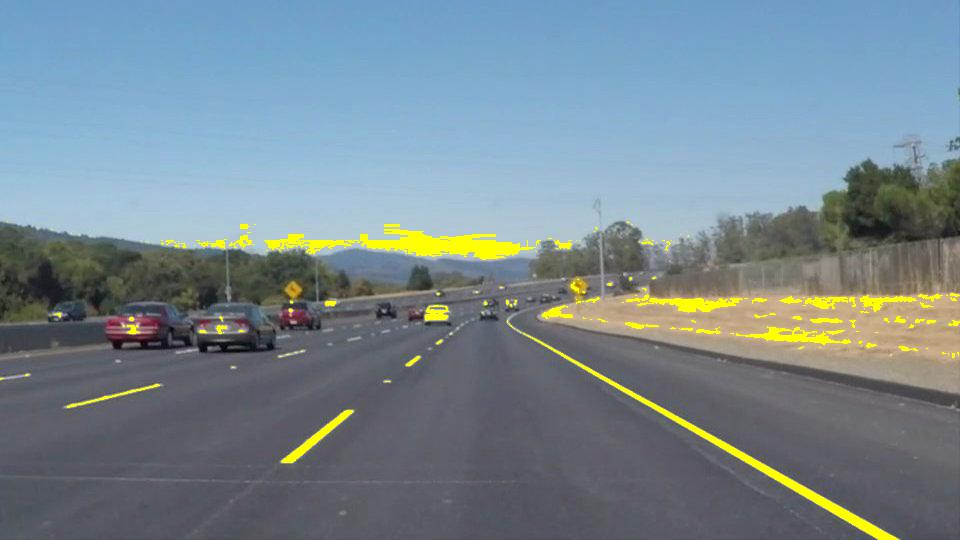
#> input picture test_images_output/solidWhiteCurve.jpg-after-color-select.jpg, 960 x 540 px, given in place of solidWhiteRight.jpg, which was not available
$ jupyter execute --allow-errors P1.ipynb   (shell and % lines are left out)   (text cells are left out)
#> lines starting #> are read from the running program, lines starting #| are printed output that depends on the picture; after the words box and inside, x2 and y2 are one past the last pixel; in counts of white or black regions, pixels touching at a corner belong together; pictures that were not available may be replaced by others from this repository, and a replacement may not be noted
[cell 1]
#importing some useful packages
import matplotlib.pyplot as plt
import matplotlib.image as mpimg
import numpy as np
import cv2

[cell 2]
#reading in an image
image = mpimg.imread('test_images/solidWhiteRight.jpg')
#> image is the input picture: shape (540, 960, 3); mean R, G, B 119.7, 135.6, 144

#printing out some stats and plotting
print('This image is:', type(image), 'with dimensions:', image.shape)
#| This image is: <class 'numpy.ndarray'> with dimensions: (540, 960, 3)
plt.imshow(image)  # if you wanted to show a single color channel image called 'gray', for example, call as plt.imshow(gray, cmap='gray')

[cell 3]
import math

def ensure_dir(file_path):
    directory = os.path.dirname(file_path)
    if not os.path.exists(directory):
        print("Creating directory: "+ directory)
        os.makedirs(directory)
    else:
        print(directory + " exists!")

def color_select(img):
    """
    Function to select colors in a threshold
    returns an image with wite colored lines
    """

    # Grab the x and y size and make a copy of the image
    ysize = image.shape[0]
    xsize = image.shape[1]
    color_select = np.copy(image)
    line_image = np.copy(image)

    cv2.cvtColor(color_select, cv2.COLOR_RGB2HLS)

    # Define color selection criteria
    # MODIFY THESE VARIABLES TO MAKE YOUR COLOR SELECTION
    red_threshold = 180
    green_threshold = 180
    blue_threshold = 0
    rgb_threshold = [red_threshold, green_threshold, blue_threshold]

    # Mask pixels below the threshold
    color_thresholds = (image[:,:,0] < rgb_threshold[0]) | \
                        (image[:,:,1] < rgb_threshold[1]) | \
                        (image[:,:,2] < rgb_threshold[2])
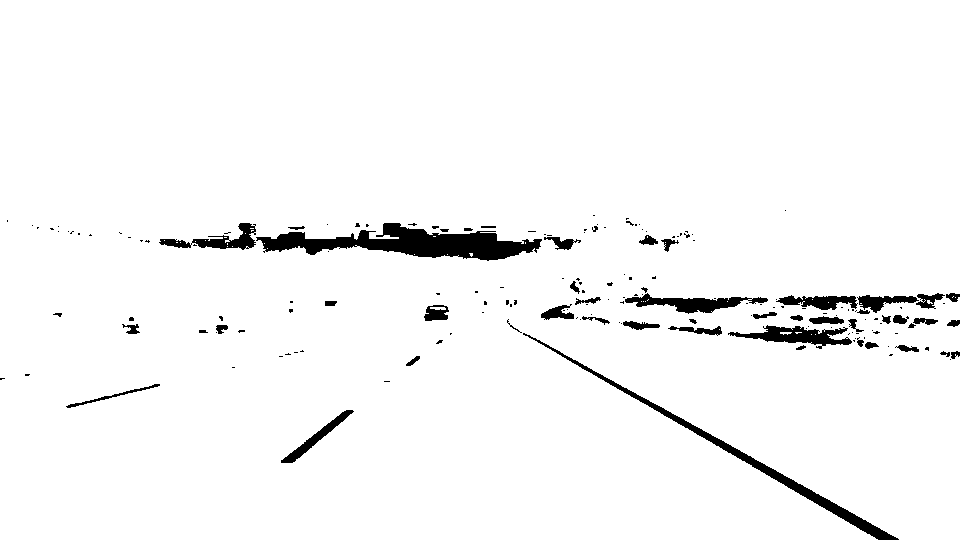
#> color_thresholds: shape (540, 960) bool; 96.6% white; 175 black regions (125 under 20 px), largest, box (x1, y1, x2, y2) and area: (256, 223, 542, 261) 5055, (523, 333, 899, 540) 2692, (728, 325, 852, 349) 1266

    color_select[color_thresholds] = [0,0,0]
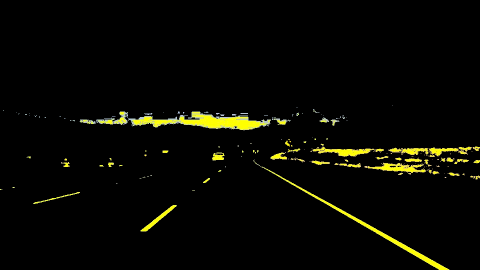
#> color_select: shape (540, 960, 3) (shown at 1/2 size); mean R, G, B 7.8, 7.8, 2.4
    line_image[~color_thresholds] = [255, 255, 0]
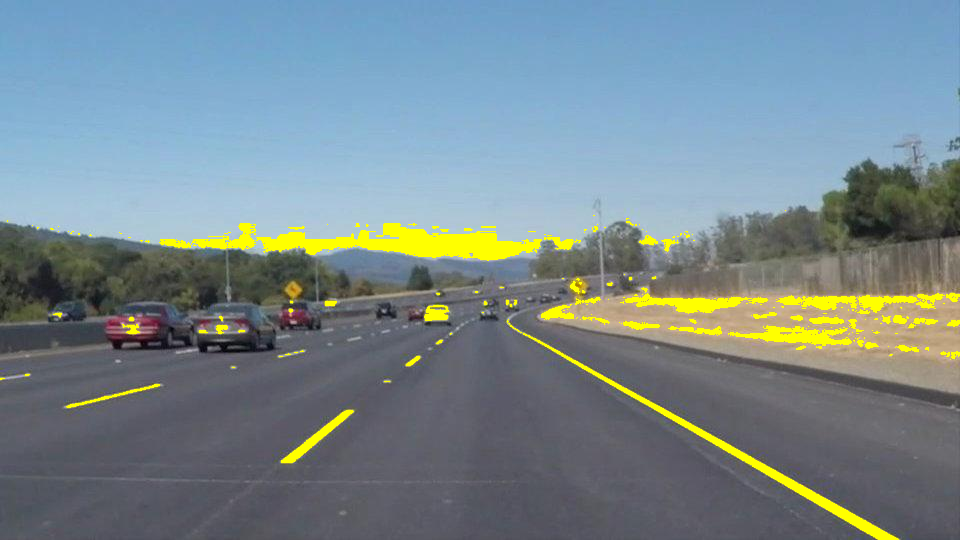
#> line_image: shape (540, 960, 3); 3.31% of pixels changed, all inside (x1, y1, x2, y2) = (0, 210, 960, 540)

    # Display the image
    #plt.imshow(line_image)

    # save result
    # mpimg.imsave("test_images_output/color-after.png", line_image)
    return line_image

def grayscale(img):
    """Applies the Grayscale transform
    This will return an image with only one color channel
    but NOTE: to see the returned image as grayscale
    (assuming your grayscaled image is called 'gray')
    you should call plt.imshow(gray, cmap='gray')"""
    return cv2.cvtColor(img, cv2.COLOR_RGB2GRAY)
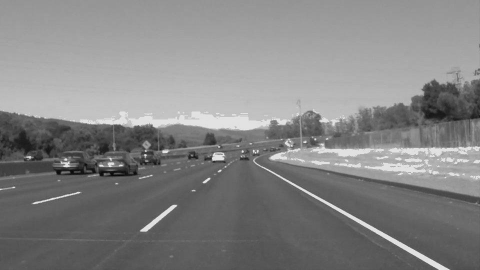
#> returned value: shape (540, 960) (shown at 1/2 size); min 3, max 242, mean 132.2
    # Or use BGR2GRAY if you read an image with cv2.imread()
    #return cv2.cvtColor(img, cv2.COLOR_BGR2GRAY)

def canny(img, low_threshold, high_threshold):
    """Applies the Canny transform"""
    return cv2.Canny(img, low_threshold, high_threshold)

def gaussian_blur(img, kernel_size):
    """Applies a Gaussian Noise kernel"""
    return cv2.GaussianBlur(img, (kernel_size, kernel_size), 0)

def region_of_interest(img, vertices):
    """
    Applies an image mask.

    Only keeps the region of the image defined by the polygon
    formed from `vertices`. The rest of the image is set to black.
    """
    #defining a blank mask to start with
    mask = np.zeros_like(img)

    #defining a 3 channel or 1 channel color to fill the mask with depending on the input image
    if len(img.shape) > 2:
        channel_count = img.shape[2]  # i.e. 3 or 4 depending on your image
        ignore_mask_color = (255,) * channel_count
    else:
        ignore_mask_color = 255

    #filling pixels inside the polygon defined by "vertices" with the fill color
    cv2.fillPoly(mask, vertices, ignore_mask_color)

    #returning the image only where mask pixels are nonzero
    masked_image = cv2.bitwise_and(img, mask)
    return masked_image

# [77 lines left out: functions draw_lines, draw_lines_old, not called in this run]

def draw_lines_new(img, lines, color=[255, 0, 0], thickness=2):
    """
    NOTE: this is the function you might want to use as a starting point once you want to
    average/extrapolate the line segments you detect to map out the full
    extent of the lane (going from the result shown in raw-lines-example.mp4
    to that shown in P1_example.mp4).

    Think about things like separating line segments by their
    slope ((y2-y1)/(x2-x1)) to decide which segments are part of the left
    line vs. the right line.  Then, you can average the position of each of
    the lines and extrapolate to the top and bottom of the lane.

    This function draws `lines` with `color` and `thickness`.
    Lines are drawn on the image inplace (mutates the image).
    If you want to make the lines semi-transparent, think about combining
    this function with the weighted_img() function below
    """

    #right/left center list
    #right/left slope list
    rm = []
    lm = []
    rc = []
    lc = []

    #Iterate through each line point (x1,y1,x2,y2)
    for line in lines:
        for x1,y1,x2,y2 in line:
            # Calculate slopes and centers
            slope = ((y2-y1)/(x2-x1))
            center = [(x2+x1)/2,(y2+y1)/2]
            # Separate right and left by measuring slope, throw out steep
            # vertical slopes

            # If the slope is between 0 and some small positiv number then
            # put the slope and center values in the right list
            if slope > 0.5 and slope < 2:
                rm.append(slope)
                rc.append(center)
            # If the slope is between 0 and some small negativ number then
            # put the slope and center values in the left list
            if slope < -0.5 and slope > -2:
                lm.append(slope)
                lc.append(center)

            # Average over all right/left center, slope values to get a singel
            # slope and center
            r_slope = np.sum(rm)/len(rm)
            l_slope = np.sum(lm)/len(lm)

            r_center = np.divide(np.sum(rc,axis=0),len(rc))
            l_center = np.divide(np.sum(lc,axis=0),len(lc))

            # Specify line height maybe could just be the half way of the
            # image height.
            # Find new (x1,y1,x2,y2) from using center and slope values
            # fitting to the bottom of image and the specified height.

            # Setting the lower and upper borders dependig on the shape
            y1=img.shape[1]                 #lower border
            y2=int(round(img.shape[1]/2.8)) #upper border

            #(y-y')= M(x-x') we know (x,y) its center and we know M the slope
            # we can finde the x1, x2 values by calculating x' from plugging y'
            # as specified height or image bottom.
            if r_slope and r_center !=[]:
                x1 = int(((r_center[1]-y1)/r_slope)-r_center[0])*-1
                x2 = int(((r_center[1]-y2)/r_slope)-r_center[0])*-1
                cv2.line(img, (x1, y1), (x2, y2), color, thickness)

            if l_slope and l_center !=[]:
                x1 = int(((l_center[1]-y1)/l_slope)-l_center[0])*-1
                x2 = int(((l_center[1]-y2)/l_slope)-l_center[0])*-1
                cv2.line(img, (x1, y1), (x2, y2), color, thickness)

def hough_lines(img, rho, theta, threshold, min_line_len, max_line_gap):
    """
    `img` should be the output of a Canny transform.

    Returns an image with hough lines drawn.
    """
    lines = cv2.HoughLinesP(img, rho, theta, threshold, np.array([]), minLineLength=min_line_len, maxLineGap=max_line_gap)
    line_img = np.zeros((img.shape[0], img.shape[1], 3), dtype=np.uint8)
    #draw_lines(line_img, lines)
    draw_lines_new(line_img, lines)
    return line_img

# Python 3 has support for cool math symbols.
def weighted_img(img, initial_img, α=0.8, β=1., λ=0.):
    """
    `img` is the output of the hough_lines(), An image with lines drawn on it.
    Should be a blank image (all black) with lines drawn on it.

    `initial_img` should be the image before any processing.

    The result image is computed as follows:

    initial_img * α + img * β + λ
    NOTE: initial_img and img must be the same shape!
    """
    return cv2.addWeighted(initial_img, α, img, β, λ)

[cell 4]
import os
os.listdir("test_images/")

[cell 5]
# TODO: Build your pipeline that will draw lane lines on the test_images
# then save them to the test_images directory.

# Step 0: Checking if the needed directories exists

ensure_dir("test_images_output/")
ensure_dir("test_videos_output/")

# Step 1: Color selection for all testfiles

for file in os.listdir("test_images/"):
    image = mpimg.imread("test_images/"+file)
    # Don't use the color selection anymore because the results are better without it.
    # I only copy the files and leave the function as it was.
    # J.Hampe 07.04.2020 and back to color selection 09.04.2020
    #after = np.copy(image)#color_select(image)
    after = color_select(image)

    # save result
    mpimg.imsave("test_images_output/"+file+"-after-color-select.jpg", after)

    # Display the image
    plt.figure()
    plt.imshow(after)
    print ("test_images_output/"+file+"-after-color-select.jpg" )

[cell 6]
# Step 2: Read in the image and convert to grayscale

for file in os.listdir("test_images/"):
    image = mpimg.imread("test_images_output/"+file+"-after-color-select.jpg")
    #print('This image is:', type(image), 'with dimensions:', image.shape)

    gray_out = grayscale(image)
    #print('This image is:', type(gray_out), 'with dimensions:', gray_out.shape)

    # save result
    mpimg.imsave("test_images_output/"+file+"-after-grayscale.jpg", gray_out, cmap='gray')

    # Display the image
    plt.figure()
    plt.imshow(gray_out, cmap='gray')
    print ("test_images_output/"+file+"-after-grayscale.jpg" )

[cell 7]
# Step 3: Gussian smoothing/blurring and canny edge dedection

for file in os.listdir("test_images/"):
    image = cv2.imread("test_images_output/"+file+"-after-grayscale.jpg",0)
#> image: shape (540, 960)

    #print('This image is:', type(image), 'with dimensions:', image.shape)

    # Define a kernel size for Gaussian smoothing / blurring
    kernel_size = 3 # Must be an odd number (3, 5, 7...)
    gauss_out = gaussian_blur(image, kernel_size)

    # Define our parameters for Canny and run it
    low_threshold = 50
    high_threshold = 150
    canny_out = canny(gauss_out, low_threshold, high_threshold)

    # save result
    mpimg.imsave("test_images_output/"+file+"-after-canny.jpg", np.int32(canny_out), cmap='gray')

    # Display the image
    plt.figure()
    plt.imshow(canny_out, cmap='gray')
    print ("test_images_output/"+file+"-after-canny.jpg" )

[cell 8]
# Step 4: Masking with region of interest

for file in os.listdir("test_images/"):
    image = cv2.imread("test_images_output/"+file+"-after-canny.jpg",0)
    imshape = image.shape

    #print('This image is:', type(image), 'with dimensions:', imshape)

    # Defining and setting the region of interest
    # Defining a four sided polygon to mask

    # setting the lower and upper borders dependig on the shape
    offset = 65 # offset for car parts in the lower area
    y1 = y4 = image.shape[0]-offset             #lower border
    y2 = y3 = int(round(image.shape[0]/2)+58)   #upper border

    # setting the x coordinates depending on the shape
    x1 = int(image.shape[1]/16)
    #print(x1,y1)
    x2 = int(image.shape[1]/2.1)
    #print(x2,y2)
    x3 = int(image.shape[1]-image.shape[1]/2.2)
    #print(x3,y3)
    x4 = int(image.shape[1]-image.shape[1]/16)
    #print(x4,y4)

    vertices = np.array([[(x1,y1),(x2,y2),(x3,y3),(x4,y4)]], dtype=np.int32)
    region_out = region_of_interest(image, vertices)
#> in region_of_interest, `cv2.fillPoly(mask, vertices, ignore_mask_color)`:
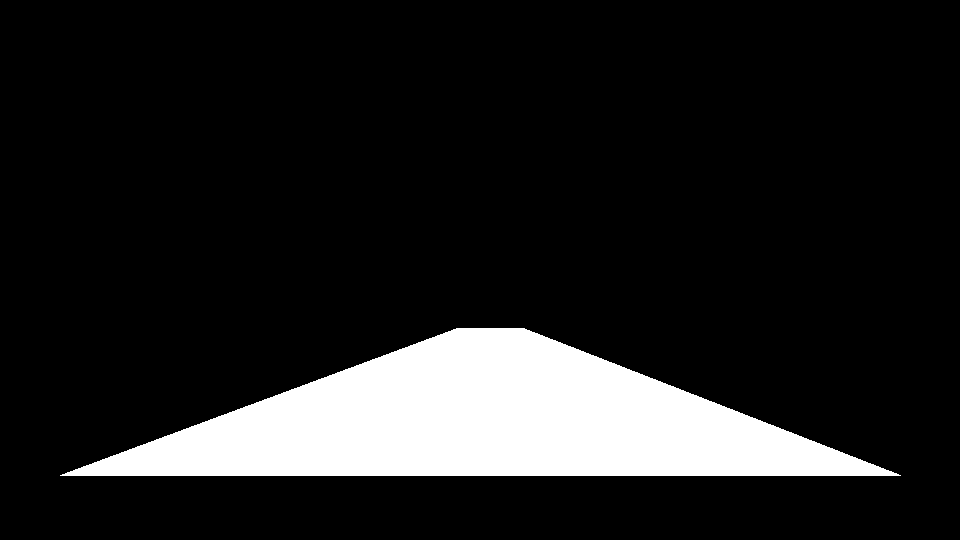
#> mask: shape (540, 960); 13% white; 1 white region, box (x1, y1, x2, y2) and area: (60, 328, 901, 476) 67432
#> in region_of_interest, `masked_image = cv2.bitwise_and(img, mask)`:
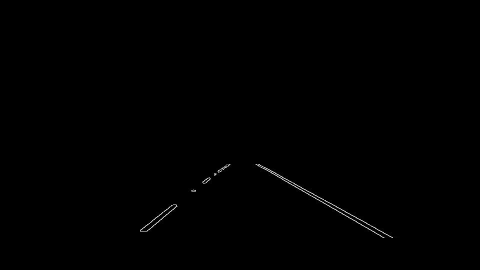
#> masked_image: shape (540, 960) (shown at 1/2 size); min 0, max 255, mean 0.6

    # Save result
    mpimg.imsave("test_images_output/"+file+"-after-region.jpg", np.int32(region_out),cmap='Greys_r')

    # Display the image
    plt.figure()
    plt.imshow(region_out, cmap='Greys_r')
    print ("test_images_output/"+file+"-after-region.jpg" )

#> (a cell that did not finish here is left out)

#> in hough_lines, `lines = cv2.HoughLinesP(img, rho, theta, threshold, np.array([]), minL..`: lines = 200 rows, first 6: [523, 330, 785, 476], [512, 328, 770, 477], [522, 328, 558, 348], [602, 378, 607, 381], [613, 387, 625, 394], [525, 334, 585, 369]
#> the loop in draw_lines_new, `for line in lines:` made 1 pass
#> after the loop in draw_lines_new, `for line in lines:`: lc = []; rc = [[654, 403]]; rm = [0.557]

    # Save result
    mpimg.imsave("test_images_output/"+file+"-after-hough.jpg", hough_out, cmap='Greys_r')

    # Display the image
    plt.figure()
    plt.imshow(hough_out, cmap='Greys_r')
    print ("test_images_output/"+file+"-after-hough.jpg" )

[cell 10]
# Step 6: weighted image result

for file in os.listdir("test_images/"):
    image = cv2.imread("test_images/"+file)
#> image: shape (540, 960, 3)
    image = cv2.cvtColor(image, cv2.COLOR_BGR2RGB)
    # print('This image is:', type(image), 'with dimensions:', image.shape)

    hough_out = cv2.imread("test_images_output/"+file+"-after-hough.jpg")
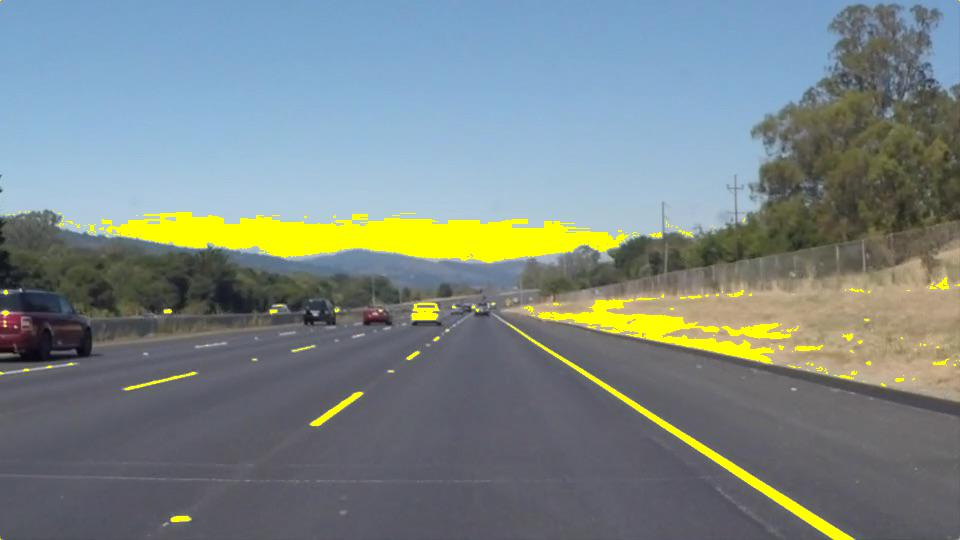
#> input picture test_images_output/solidWhiteRight.jpg-after-color-select.jpg, 960 x 540 px, given in place of solidWhiteCurve.jpg-after-color-select.jpg-after-hough.jpg, which was not available
#> hough_out is the input picture: shape (540, 960, 3); mean B, G, R 134.4, 134.9, 123
    hough_out = cv2.cvtColor(hough_out, cv2.COLOR_BGR2RGB)
   # print('This image is:', type(hough_out), 'with dimensions:', hough_out.shape)

    result_weighted = weighted_img(hough_out, image, α=0.8, β=1., λ=0.)
#> in weighted_img, `return cv2.addWeighted(initial_img, α, img, β, λ)`:
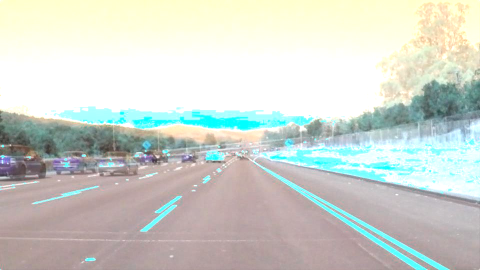
#> returned value: shape (540, 960, 3) (shown at 1/2 size); mean of channels 0, 1, 2 203.6, 210.9, 206.1; drawn as B, G, R

    # Save result
    mpimg.imsave("test_images_output/"+file+"-result.jpg", result_weighted)
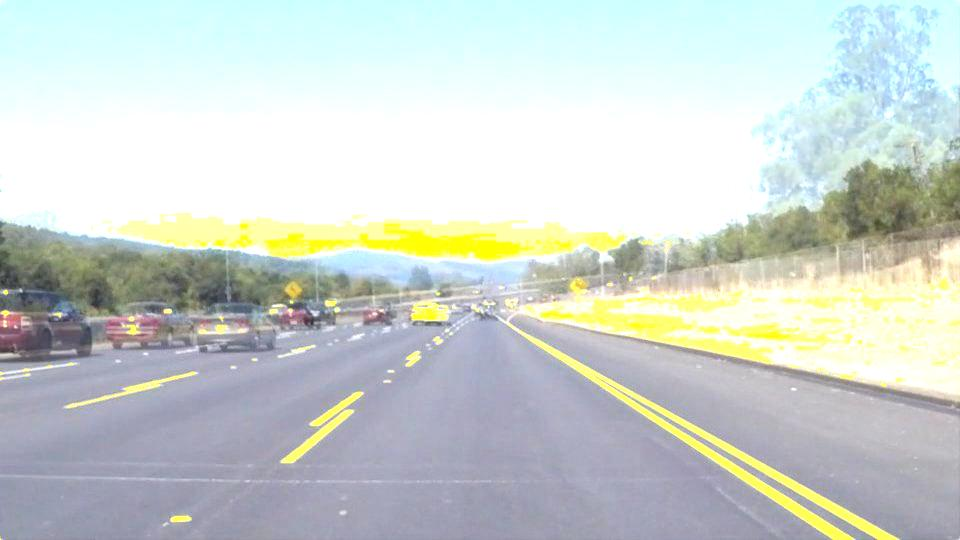
#> saved as solidWhiteCurve.jpg-after-color-select.jpg-result.jpg: shape (540, 960, 3); mean R, G, B 203.4, 210.7, 205.8

    # Display the image
    plt.figure()
    plt.imshow(result_weighted)
    print ("test_images_output/"+file+"-result.jpg" )
